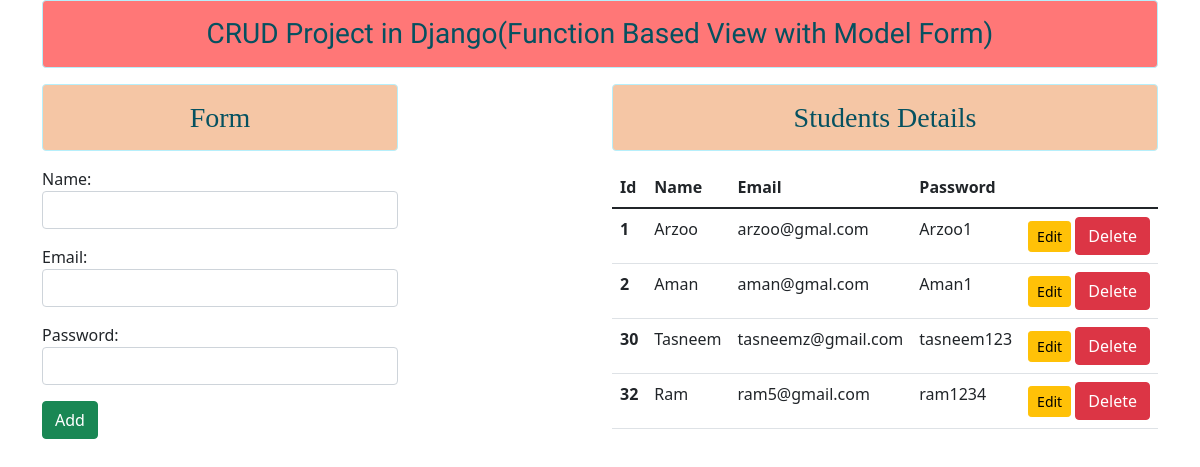
The page / on the database its author committed.
### studentsenroll/models.py (models this page shows)
class Student(models.Model):
    name=models.CharField(max_length=45)
    email=models.EmailField(max_length=99)
    password=models.CharField(max_length=34)

### studentsenroll/views.py (the view)
# urls.py: path('',views.show,name='Show'),
def show(request):
    if request.method=="POST":
        stform=StudentDetil(request.POST)
        if stform.is_valid():
            Nm=stform.cleaned_data['name']
            Em=stform.cleaned_data['email']
            Ps=stform.cleaned_data['password']
            reg=Student(name=Nm,email=Em,password=Ps)
            reg.save()
            stform=StudentDetil()
    else:
        stform=StudentDetil()
    stud=Student.objects.all()
    return render(request,'studentsenroll/show.html',{'sform':stform,'stu':stud})

### studentsenroll/forms.py
class StudentDetil(forms.ModelForm):
    class Meta:
        model=Student
        fields=('name','email','password')
        widgets={
            'name':forms.TextInput(attrs={'class':'form-control'}),
            'email':forms.EmailInput(attrs={'class':'form-control'}),
            'password':forms.PasswordInput(render_value=True, attrs={'class':'form-control'}),
        }

### studentsenroll/templates/studentsenroll/show.html (shortened to what this page needs)
{% extends 'studentsenroll/base.html' %}
    {% block content %}
    <div class="row">
        <div class="col-sm-4">
            <h3 class="text-center alert alert-info showstyle">Form</h3>
            <form action=""  method="POST">
                {{sform.as_p}}
                <input type="submit" class="btn btn-success" value="Add">
            </form>
        </div>
        <div class="col-sm-6 offset-2">
            <h3 class="text-center alert alert-info showstyle">Students Details</h3>
            {% if stu %}
                <table class="table table-hover">
                    <thead>
                    <tr>
                        <th scope="col">Id</th>
                        <th scope="col">Name</th>
                        <th scope="col">Email</th>
                        <th scope="col">Password</th>
                    </tr>
                    </thead>
                    <tbody>
                        {% for n in stu %}
                    <tr>
                        <th scope="row">{{n.id}}</th>
                        <td>{{n.name}}</td>
                        <td>{{n.email}}</td>
                        <td>{{n.password}}</td>
                        <td><a href="{% url 'Updatedata' n.id %}" class="btn btn-warning btn-sm">Edit</a>
                        <form action="{% url 'Deletedata' n.id %}" method="POST"class="d-inline">
                            <input type="submit"  class= "btn btn-danger" value="Delete">
                        </form>
                    </tr>
                    {% endfor %}
                  </tbody>
                </table>
            {% else %}
            <h4 class="text-center alert alert-warnig"> No Students Records</h4>
            {% endif %}
        </div>
    </div>
    {% endblock %}

### studentsenroll/templates/studentsenroll/base.html (shortened to what this page needs)
{% load static %}
<!DOCTYPE html>
<html lang="en">
<head>
    <link rel="stylesheet" href="{% static 'studentsenroll/css/bootstrap.css' %}">
</head>
<body>
    <div class="container" mt-7>
      <h3 class="text-center alert alert-info base">CRUD Project in Django(Function Based View with Model Form) </h3>
      {% block content %} {% endblock %}
    </div>
</body>
</html>

### studentsenroll/templates/studentsenroll/base.html (style rules this page uses)
.base { font-family: 'Fira Sans', sans-serif; font-family: 'Playball', cursive; background-color: rgb(255,119,119); }
.showstyle { font-family: 'Playfair Display', serif; background-color: rgb(245,198,165); }

### rows shown on the page
Student: id "1", name "Arzoo", email "arzoo@gmal.com", password "Arzoo1"
Student: id "2", name "Aman", email "aman@gmal.com", password "Aman1"
Student: id "30", name "Tasneem", email "tasneemz@gmail.com", password "tasneem123"
Student: id "32", name "Ram", email "ram5@gmail.com", password "ram1234"
